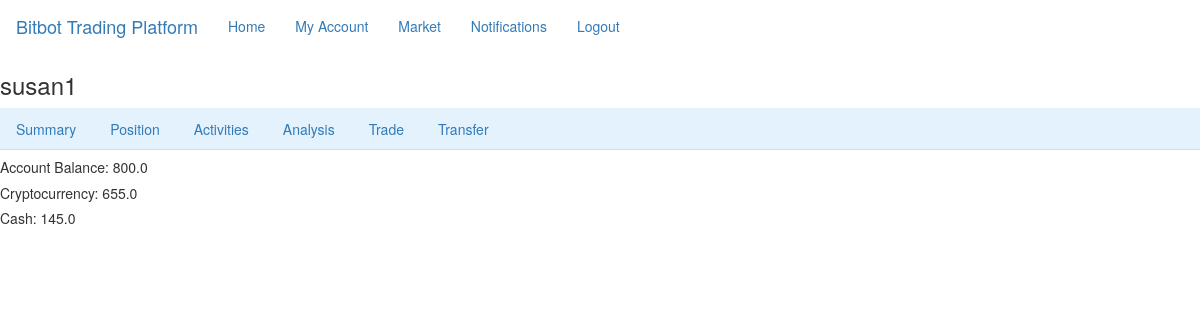
The page /user/test (signed in) on the database as committed earlier.
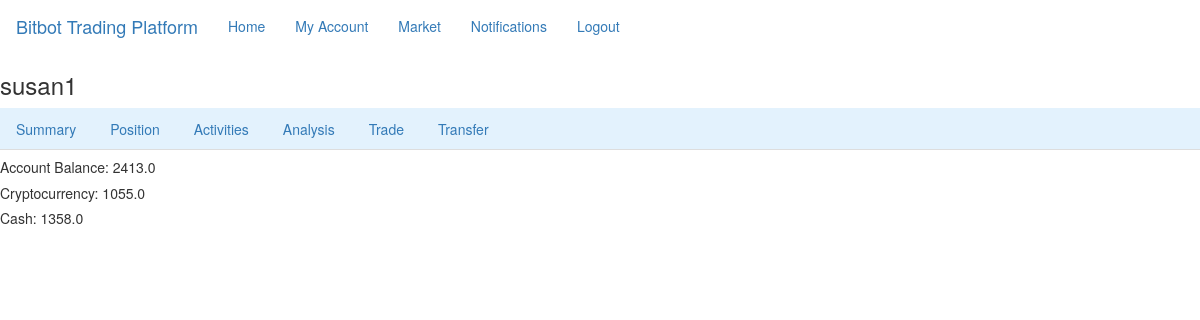
The same page on the database as committed later.
### flaskr/models.py (models this page shows, shortened)
class User(UserMixin, db.Model):
    id = db.Column(db.Integer, primary_key=True)
    username = db.Column(db.String(64), index=True, unique=True)
    email = db.Column(db.String(120), index=True, unique=True)
    phone = db.Column(db.String(120), index=True, unique=True)
    password_hash = db.Column(db.String(128))
    about_me = db.Column(db.String(140))
    last_seen = db.Column(db.DateTime, default=datetime.utcnow)
    address = db.Column(db.String(128))
    cash_balance = db.Column(db.Float, default=0)
    bitcoin_value = db.Column(db.Float, default=0)

### flaskr/routes.py (the view)
@app.route('/user/<username>', methods=['GET','POST'])
@login_required
def user(username):
    print('test')
    user = User.query.filter_by(username=username).first_or_404()
    print(user.cash_balance)
    cash = user.cash_balance
    bit = user.bitcoin_value
    return render_template('summary.html',cash=cash,bit=bit)

### flaskr/models.py (called while the page is built)
@login_manager.user_loader
def load_user(id):
    return User.query.get(int(id))

### flaskr/routes.py (called while the page is built)
@app.before_request
def before_request():
    if current_user.is_authenticated:
        current_user.last_seen = datetime.utcnow()
        db.session.commit()

### flaskr/templates/summary.html
{% extends "base_user.html" %}
{% block content %}
    <h5>Account Balance: {{ bit + cash }}</h5>
    <h5>Cryptocurrency:  {{ bit }}</h5>
    <h5>Cash: {{ cash }}</h5>
{% endblock %}

Rows that differ between the two databases and show on the page:
changed User (number 2 of 2 on the later page): bit+cash "800.0" → "2413.0"; bitcoin_value "655.0" → "1055.0"; cash_balance "145.0" → "1358.0"
